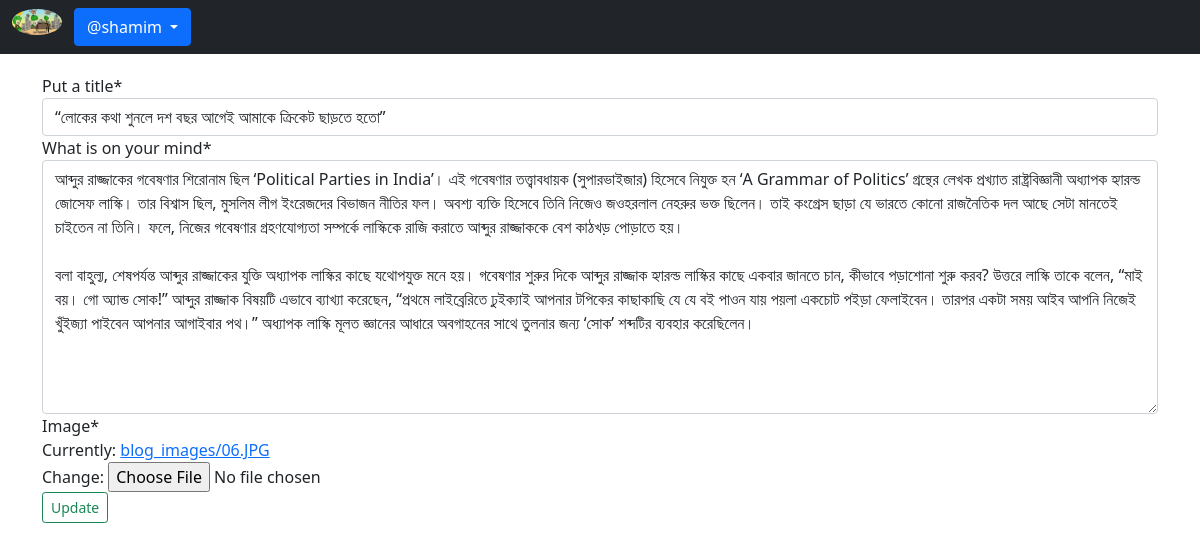
/blog/edit_blog/1/ (signed in), run on the app's committed database.
### App_Blog/models.py (models this page shows, shortened)
class Blog(models.Model):
    author = models.ForeignKey(User, on_delete=models.CASCADE, related_name='post_author')
    blog_title = models.CharField(max_length=264, verbose_name='Put a title')
    slug = models.SlugField(allow_unicode=True, unique=True, max_length=264, null=True, blank=True)
    blog_content = models.TextField(verbose_name='What is on your mind')
    blog_image = models.ImageField(upload_to='blog_images', verbose_name='Image')
    publish_date = models.DateTimeField(auto_now_add=True)
    update_date = models.DateTimeField(auto_now=True)
    class Meta:
        ordering = ['-publish_date']

### App_Blog/views.py (the view, shortened to what this page needs)
# urls.py: path('edit_blog/<pk>/', views.UpdateBlog.as_view(), name='edit_blog')
class UpdateBlog(LoginRequiredMixin, UpdateView):
    model = Blog
    fields = ('blog_title', 'blog_content', 'blog_image')
    template_name = 'App_blog/edit_blog.html'

### templates/App_Blog/edit_blog.html (shortened to what this page needs)
{% extends 'base.html' %}
{% load crispy_forms_tags %}
{% block body_block %}
    {% if blog.author == user %}
        <form method="POST">
            {{ form|crispy }}
            <button type="submit" class="btn btn-outline-success btn-sm"> Update </button>
    {% else %}
            <p> You are not to allow to edit this page.not found 404</p>
        </form>
    {% endif %}
{% endblock %}

### templates/base.html (shortened to what this page needs)
<!DOCTYPE html>
<html lang="en">
<head>
    <link href="https://cdn.jsdelivr.net/npm/bootstrap@5.0.2/dist/css/bootstrap.min.css" rel="stylesheet">
    <link href="https://maxcdn.bootstrapcdn.com/font-awesome/4.7.0/css/font-awesome.min.css" rel="stylesheet">
</head>
<body>
    <nav class="navbar navbar-expand-sm bg-dark navbar-dark">
        <ul class="navbar-nav">
            <li class="nav-item">
                <div class="container-fluid">
                    <a class="nav-item-active" href="{% url 'Index' %}"><img src="/media/profile_pics/logo.png" width="50px" class="rounded-circle"></a>
                </div>
            </li>
            {% if user.is_authenticated %}
            <div class=" dropdown">
                <a class="btn btn-primary dropdown-toggle" href="#" data-bs-toggle="dropdown">
                    @{{ user.username }}
                </a>
            </div>
            {% endif %}
        </ul>
    </nav>
    <div class="container" style="padding-top: 20px">
        {% block body_block %}
        {% endblock %}
    </div>
</body>
</html>

### data on the page
Blog: blog_title "“লোকের কথা শুনলে দশ বছর আগেই আমাকে ক্রিকেট ছাড়তে হতো”", blog_content "আব্দুর রাজ্জাকের গবেষণার শিরোনাম ছিল ‘Political Parties in India’। এই গবেষণার তত্ত্বাবধায়ক (সুপারভাইজার) হিসেবে নিযুক্ত হন ‘A Grammar of Politics’ গ্রন্থের লেখক প্রখ্যাত রাষ্ট্রবিজ্ঞানী অধ্যাপক হ্যারল্ড জোসেফ লাস্কি। তার বিশ্বাস ছিল, মুসলিম লীগ ইংরেজদের বিভাজন নীতির ফল। অবশ্য ব্যক্তি হিসেবে তিনি নিজেও জওহরলাল নেহরুর ভক্ত ছিলেন। তাই কংগ্রেস ছাড়া যে ভারতে কোনো রাজনৈতিক দল আছে সেটা মানতেই চাইতেন না তিনি। ফলে, নিজের গবেষণার গ্রহণযোগ্যতা সম্পর্কে লাস্কিকে রাজি করাতে আব্দুর রাজ্জাককে বেশ কাঠখড় পোড়াতে হয়। বলা বাহুল্য, শেষপর্যন্ত আব্দুর রাজ্জাকের যুক্তি অধ্যাপক লাস্কির কাছে যথোপযুক্ত মনে হয়। গবেষণার শুরুর দিকে আব্দুর রাজ্জাক হ্যারল্ড লাস্কির কাছে একবার জানতে চান, কীভাবে পড়াশোনা শুরু করব?…"

### other printed values
{{ user.username }} "shamim"
